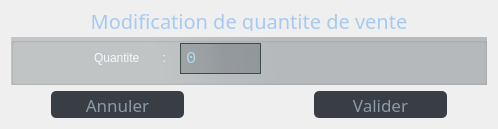
     <widget class="QWidget" name="Modif_quantite">
      <layout class="QVBoxLayout" name="verticalLayout_3">
       <item>
        <widget class="QLabel" name="label_3">
         <property name="sizePolicy">
          <sizepolicy hsizetype="Preferred" vsizetype="Preferred">
           <horstretch>0</horstretch>
           <verstretch>0</verstretch>
          </sizepolicy>
         </property>
         <property name="maximumSize">
          <size>
           <width>16777215</width>
           <height>20</height>
          </size>
         </property>
         <property name="font">
          <font>
           <family>Microsoft Tai Le</family>
           <pointsize>15</pointsize>
           <underline>true</underline>
          </font>
         </property>
         <property name="styleSheet">
          <string notr="true">color: rgb(167, 202, 238);</string>
         </property>
         <property name="text">
          <string>Modification de quantite de vente</string>
         </property>
         <property name="alignment">
          <set>Qt::AlignCenter</set>
         </property>
        </widget>
       </item>
       <item>
        <widget class="QGroupBox" name="groupBox">
         <property name="sizePolicy">
          <sizepolicy hsizetype="Expanding" vsizetype="Expanding">
           <horstretch>0</horstretch>
           <verstretch>0</verstretch>
          </sizepolicy>
         </property>
         <property name="maximumSize">
          <size>
           <width>16777215</width>
           <height>602</height>
          </size>
         </property>
         <property name="styleSheet">
          <string notr="true">background-color: qlineargradient(spread:pad, x1:0.221, y1:0.5, x2:0.784, y2:0.488818, stop:0.119617 rgba(36, 50, 52, 55), stop:0.588517 rgba(64, 73, 84, 80));</string>
         </property>
         <property name="title">
          <string/>
         </property>
         <layout class="QHBoxLayout" name="horizontalLayout_3">
          <property name="spacing">
           <number>12</number>
          </property>
          <property name="leftMargin">
           <number>78</number>
          </property>
          <property name="topMargin">
           <number>0</number>
          </property>
          <property name="rightMargin">
           <number>223</number>
          </property>
          <property name="bottomMargin">
           <number>8</number>
          </property>
          <item>
           <widget class="QLabel" name="label_9">
            <property name="maximumSize">
             <size>
              <width>16777215</width>
              <height>28</height>
             </size>
            </property>
            <property name="styleSheet">
             <string notr="true">color: rgb(243, 249, 255);
font: 11pt &quot;Corbel&quot;;
border-radius :3px;
padding : 2px;
background-color: none;</string>
            </property>
            <property name="text">
             <string>Quantite       :</string>
            </property>
            <property name="alignment">
             <set>Qt::AlignCenter</set>
            </property>
           </widget>
          </item>
          <item>
           <widget class="QSpinBox" name="modif_qt">
            <property name="sizePolicy">
             <sizepolicy hsizetype="Preferred" vsizetype="Preferred">
              <horstretch>0</horstretch>
              <verstretch>0</verstretch>
             </sizepolicy>
            </property>
            <property name="maximumSize">
             <size>
              <width>333</width>
              <height>32</height>
             </size>
            </property>
            <property name="font">
             <font>
              <family>Consolas</family>
              <pointsize>13</pointsize>
             </font>
            </property>
            <property name="styleSheet">
             <string notr="true">
#modif_qt:hover{
color: rgb(231, 255, 254);
border-radius : 5px;
	background-color: qlineargradient(spread:pad, x1:0.221, y1:0.5, x2:0.784, y2:0.488818, stop:0.119617 rgba(32, 45, 46, 55), stop:0.866029 rgba(34, 48, 45, 57));
border : 1px solid rgb(103, 117, 126)
}
#modif_qt{
padding :3px;
border : 1px solid rgb(61, 77, 77);
	color: rgb(174, 216, 231);
}</string>
            </property>
            <property name="buttonSymbols">
             <enum>QAbstractSpinBox::NoButtons</enum>
            </property>
            <property name="minimum">
             <number>0</number>
            </property>
            <property name="maximum">
             <number>1000000</number>
            </property>
           </widget>
          </item>
         </layout>
        </widget>
       </item>
       <item>
        <widget class="QGroupBox" name="groupBox_3">
         <property name="sizePolicy">
          <sizepolicy hsizetype="Expanding" vsizetype="Preferred">
           <horstretch>0</horstretch>
           <verstretch>0</verstretch>
          </sizepolicy>
         </property>
         <property name="maximumSize">
          <size>
           <width>16777215</width>
           <height>33</height>
          </size>
         </property>
         <property name="styleSheet">
          <string notr="true">border-radius : 5px;</string>
         </property>
         <property name="title">
          <string/>
         </property>
         <property name="alignment">
          <set>Qt::AlignHCenter|Qt::AlignTop</set>
         </property>
         <layout class="QHBoxLayout" name="horizontalLayout_2">
          <property name="spacing">
           <number>130</number>
          </property>
          <property name="leftMargin">
           <number>40</number>
          </property>
          <property name="topMargin">
           <number>0</number>
          </property>
          <property name="rightMargin">
           <number>40</number>
          </property>
          <property name="bottomMargin">
           <number>0</number>
          </property>
          <item>
           <widget class="QToolButton" name="annul_qtt">
            <property name="sizePolicy">
             <sizepolicy hsizetype="Preferred" vsizetype="Expanding">
              <horstretch>0</horstretch>
              <verstretch>0</verstretch>
             </sizepolicy>
            </property>
            <property name="maximumSize">
             <size>
              <width>16777215</width>
              <height>28</height>
             </size>
            </property>
            <property name="font">
             <font>
              <family>Corbel</family>
              <pointsize>13</pointsize>
             </font>
            </property>
            <property name="styleSheet">
             <string notr="true">#annul_qtt:hover{
	font: 12pt &quot;Corbel&quot;;
border-radius :3px;
	
	background-color: qlineargradient(spread:pad, x1:0.0301508, y1:0.5, x2:0.944, y2:0.55, stop:0.0753769 rgba(6, 82, 96, 52), stop:0.784689 rgba(4, 111, 119, 57));
	color: rgb(27, 253, 238);
}
#annul_qtt{
background-color: rgb(56, 62, 68);
	color: rgb(138, 154, 168);
}</string>
            </property>
            <property name="text">
             <string>Annuler</string>
            </property>
           </widget>
          </item>
          <item>
           <widget class="QToolButton" name="valider_qt">
            <property name="sizePolicy">
             <sizepolicy hsizetype="Preferred" vsizetype="Expanding">
              <horstretch>0</horstretch>
              <verstretch>0</verstretch>
             </sizepolicy>
            </property>
            <property name="maximumSize">
             <size>
              <width>16777215</width>
              <height>29</height>
             </size>
            </property>
            <property name="font">
             <font>
              <family>Corbel</family>
              <pointsize>13</pointsize>
             </font>
            </property>
            <property name="styleSheet">
             <string notr="true">#valider_qt:hover{
	font: 12pt &quot;Corbel&quot;;
border-radius :3px;
	
	background-color: qlineargradient(spread:pad, x1:0.0301508, y1:0.5, x2:0.944, y2:0.55, stop:0.0753769 rgba(6, 82, 96, 52), stop:0.784689 rgba(4, 111, 119, 57));
	color: rgb(27, 253, 238);
}

#valider_qt{
background-color: rgb(56, 62, 68);
color: rgb(138, 154, 168);
}</string>
            </property>
            <property name="text">
             <string>Valider</string>
            </property>
           </widget>
          </item>
         </layout>
        </widget>
       </item>
      </layout>
     </widget>
